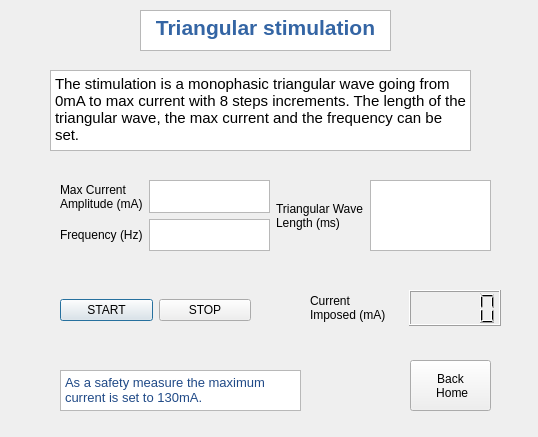
<?xml version="1.0" encoding="UTF-8"?>
<ui version="4.0">
 <class>triangularStim</class>
 <widget class="QDialog" name="triangularStim">
  <property name="geometry">
   <rect>
    <x>0</x>
    <y>0</y>
    <width>538</width>
    <height>437</height>
   </rect>
  </property>
  <property name="windowTitle">
   <string>Dialog</string>
  </property>
  <widget class="QTextBrowser" name="Text_Title">
   <property name="geometry">
    <rect>
     <x>140</x>
     <y>10</y>
     <width>251</width>
     <height>41</height>
    </rect>
   </property>
   <property name="html">
    <string>&lt;!DOCTYPE HTML PUBLIC &quot;-//W3C//DTD HTML 4.0//EN&quot; &quot;http://www.w3.org/TR/REC-html40/strict.dtd&quot;&gt;
&lt;html&gt;&lt;head&gt;&lt;meta name=&quot;qrichtext&quot; content=&quot;1&quot; /&gt;&lt;style type=&quot;text/css&quot;&gt;
p, li { white-space: pre-wrap; }
&lt;/style&gt;&lt;/head&gt;&lt;body style=&quot; font-family:'Ubuntu'; font-size:11pt; font-weight:400; font-style:normal;&quot;&gt;
&lt;p align=&quot;center&quot; style=&quot; margin-top:0px; margin-bottom:0px; margin-left:0px; margin-right:0px; -qt-block-indent:0; text-indent:0px;&quot;&gt;&lt;span style=&quot; font-size:16pt; font-weight:600; color:#3465a4;&quot;&gt;Triangular stimulation&lt;/span&gt;&lt;/p&gt;&lt;/body&gt;&lt;/html&gt;</string>
   </property>
  </widget>
  <widget class="QWidget" name="layoutWidget">
   <property name="geometry">
    <rect>
     <x>60</x>
     <y>280</y>
     <width>191</width>
     <height>61</height>
    </rect>
   </property>
   <layout class="QHBoxLayout" name="horizontalLayout">
    <item>
     <widget class="QPushButton" name="Button_Start_2">
      <property name="text">
       <string>START</string>
      </property>
     </widget>
    </item>
    <item>
     <widget class="QPushButton" name="Button_Stop_2">
      <property name="text">
       <string>STOP</string>
      </property>
     </widget>
    </item>
   </layout>
  </widget>
  <widget class="QWidget" name="layoutWidget_3">
   <property name="geometry">
    <rect>
     <x>310</x>
     <y>290</y>
     <width>191</width>
     <height>36</height>
    </rect>
   </property>
   <layout class="QHBoxLayout" name="horizontalLayout_3">
    <item>
     <widget class="QLabel" name="Label_currentImposed">
      <property name="text">
       <string>Current
Imposed (mA)</string>
      </property>
     </widget>
    </item>
    <item>
     <widget class="QLCDNumber" name="lcd_currentImposed"/>
    </item>
   </layout>
  </widget>
  <widget class="QPushButton" name="Button_Home">
   <property name="geometry">
    <rect>
     <x>410</x>
     <y>360</y>
     <width>81</width>
     <height>51</height>
    </rect>
   </property>
   <property name="text">
    <string>Back 
 Home</string>
   </property>
  </widget>
  <widget class="QTextBrowser" name="Text_Description">
   <property name="geometry">
    <rect>
     <x>50</x>
     <y>70</y>
     <width>421</width>
     <height>81</height>
    </rect>
   </property>
   <property name="html">
    <string>&lt;!DOCTYPE HTML PUBLIC &quot;-//W3C//DTD HTML 4.0//EN&quot; &quot;http://www.w3.org/TR/REC-html40/strict.dtd&quot;&gt;
&lt;html&gt;&lt;head&gt;&lt;meta name=&quot;qrichtext&quot; content=&quot;1&quot; /&gt;&lt;style type=&quot;text/css&quot;&gt;
p, li { white-space: pre-wrap; }
&lt;/style&gt;&lt;/head&gt;&lt;body style=&quot; font-family:'Ubuntu'; font-size:11pt; font-weight:400; font-style:normal;&quot;&gt;
&lt;p style=&quot; margin-top:0px; margin-bottom:0px; margin-left:0px; margin-right:0px; -qt-block-indent:0; text-indent:0px;&quot;&gt;The stimulation is a monophasic triangular wave going from 0mA to max current with 8 steps increments. The length of the triangular wave, the max current and the frequency can be set.&lt;/p&gt;&lt;/body&gt;&lt;/html&gt;</string>
   </property>
  </widget>
  <widget class="QTextBrowser" name="Text_Note">
   <property name="geometry">
    <rect>
     <x>60</x>
     <y>370</y>
     <width>241</width>
     <height>41</height>
    </rect>
   </property>
   <property name="html">
    <string>&lt;!DOCTYPE HTML PUBLIC &quot;-//W3C//DTD HTML 4.0//EN&quot; &quot;http://www.w3.org/TR/REC-html40/strict.dtd&quot;&gt;
&lt;html&gt;&lt;head&gt;&lt;meta name=&quot;qrichtext&quot; content=&quot;1&quot; /&gt;&lt;style type=&quot;text/css&quot;&gt;
p, li { white-space: pre-wrap; }
&lt;/style&gt;&lt;/head&gt;&lt;body style=&quot; font-family:'Ubuntu'; font-size:11pt; font-weight:400; font-style:normal;&quot;&gt;
&lt;p style=&quot; margin-top:0px; margin-bottom:0px; margin-left:0px; margin-right:0px; -qt-block-indent:0; text-indent:0px;&quot;&gt;&lt;span style=&quot; font-size:10pt; color:#204a87;&quot;&gt;As a safety measure the maximum current is set to 130mA.&lt;/span&gt;&lt;/p&gt;&lt;/body&gt;&lt;/html&gt;</string>
   </property>
  </widget>
  <widget class="QWidget" name="layoutWidget">
   <property name="geometry">
    <rect>
     <x>60</x>
     <y>180</y>
     <width>431</width>
     <height>71</height>
    </rect>
   </property>
   <layout class="QHBoxLayout" name="horizontalLayout_5">
    <item>
     <layout class="QHBoxLayout" name="horizontalLayout_2">
      <item>
       <layout class="QVBoxLayout" name="verticalLayout">
        <item>
         <widget class="QLabel" name="Label_MaxCurrentAmplitude">
          <property name="text">
           <string>Max Current 
Amplitude (mA)</string>
          </property>
         </widget>
        </item>
        <item>
         <widget class="QLabel" name="Label_Frequency">
          <property name="text">
           <string>Frequency (Hz)</string>
          </property>
         </widget>
        </item>
       </layout>
      </item>
      <item>
       <layout class="QVBoxLayout" name="verticalLayout_2">
        <item>
         <widget class="QPlainTextEdit" name="plainTextEdit_maxCurrent"/>
        </item>
        <item>
         <widget class="QPlainTextEdit" name="plainTextEdit_Frequency"/>
        </item>
       </layout>
      </item>
     </layout>
    </item>
    <item>
     <layout class="QHBoxLayout" name="horizontalLayout_4">
      <item>
       <layout class="QVBoxLayout" name="verticalLayout_3">
        <item>
         <widget class="QLabel" name="Label_WaveLength">
          <property name="text">
           <string>Triangular Wave
Length (ms)</string>
          </property>
         </widget>
        </item>
       </layout>
      </item>
      <item>
       <layout class="QVBoxLayout" name="verticalLayout_4">
        <item>
         <widget class="QPlainTextEdit" name="plainTextEdit_WaveLength"/>
        </item>
       </layout>
      </item>
     </layout>
    </item>
   </layout>
  </widget>
 </widget>
 <resources/>
 <connections/>
</ui>
